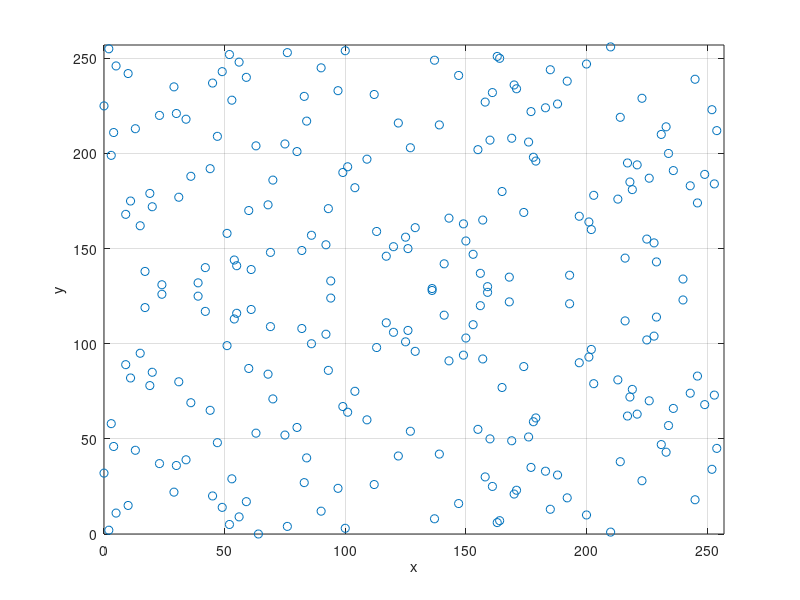

This figure's MATLAB source: (Note: this script raises an error after producing the figure.)
%
% ECC(Elliptic Curve Cryptography)
%
% example_p331: Stallings, 7th-edition, p.326
%
clear;
clc;
%
global p a;
p = 257;
a = 0;
b = -4;
b = mod(b, p);
%
%
XY = zeros(1, 2);
index = 0;
for ix = 0 : p-1
    y2 = mod(ix^3+a*ix+b,p);
    for iy=0:p-1
        if mod(iy^2,p)==y2
            index=index+1;
            XY(index,1)=ix;
            XY(index,2)=iy;
        end
    end
end
plot(XY(:,1),XY(:,2),'o');
axis([0,p,0,p]);
grid on;
xlabel('x');
ylabel('y');
%
% ECC cryptographic system
%
% Alice sends a message to Bob
%
% preprocess for Bob
% private key: nb
% public key: Pb = (nb*G), G
G = [2, 2];
nb = 101;
Pb = point_multiplication(G, nb);
%
% % % % % % % % % % % % % % % % % % % % % % % % % % % % % % % % % % % % % %
% 
% Encryption process
% message: Pm
% private key: k
%
Pm = [112, 26];
k = 41;
%
% C1 = k*G
C1 = point_multiplication(G, k);
%
% kPb = k*Pb
kPb = point_multiplication(Pb, k);
%
% C2 = Pm + kPb
C2 = point_addition(Pm, kPb);
%
% % % % % % % % % % % % % % % % % % % % % % % % % % % % % % % % % % % % % %
%
% Decryption
%
% message received: C1, C2
% 
% C1*nb
nbC1 = point_multiplication(C1, nb); % multiplication order cannot be change
%
% recovered message: R_Pm = C2 - nbC1
nbC1(2) = -nbC1(2); % acquire '-nbC1'
R_Pm = point_addition(C2, nbC1);
%
